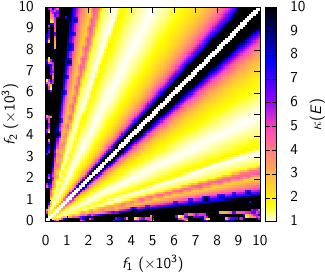

Write gnuplot code to recreate this figure.
# set terminal epslatex
set terminal epslatex standalone color colortext header \
   "\\usepackage{wasysym}\n\\usepackage{sfmath}\n\\renewcommand{\\familydefault}{\\sfdefault}\n"

# set size 0.7, 0.7

set linetype 1 linetype 1 lw 3 pt 0 lc rgb "black"
set linetype 2 linetype 2 lw 3 pt 0 lc rgb "black"
set linetype 3 linetype 3 lw 3 pt 0 lc rgb "black"


set palette rgbformulae 30,31,32 negative
set view map
set size square

# set logscale cb
set cbrange [1:10]

set datafile missing "nan"

set xlabel '$f_1$ ($\times 10^3$)'
set ylabel '$f_2$ ($\times 10^3$)'
set cblabel '$\kappa(E)$'

set format x "%1.0s"
set format y "%1.0s"

set output 'algo_apft_assessment.tex'

splot 'algo_apft_assessment.dat' u 1:2:($3) w pm3d notitle
